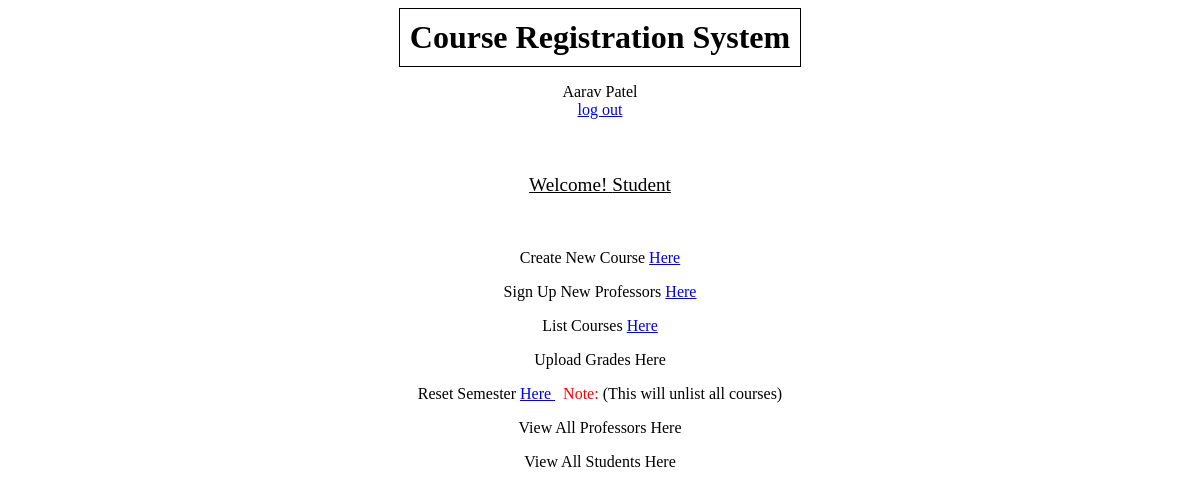
The app's page /registrarHome/ (signed in) with its own data.
### authentication/models.py (models this page shows)
class User(AbstractUser):
    PROFESSOR = 'Professor'
    STUDENT = 'Student'
    REGISTRAR='Registrar'
    ROLE_CHOICES = (
        (PROFESSOR, 'Professor'),
        (STUDENT, 'Student'),
        (REGISTRAR, 'Registrar'),
    )
    role = models.CharField(max_length=30, choices=ROLE_CHOICES, default='Student')
    email = models.EmailField(unique=True)
    username=None
    USERNAME_FIELD = 'email'
    registration_status=models.BooleanField(default=False)
    REQUIRED_FIELDS = []
    first_name = models.CharField(max_length=20)
    last_name = models.CharField(max_length=20)
    course_count=models.IntegerField(default=0)
    objects = CustomUserManager()

### registrar/views.py (the view)
# urls.py: path('registrarHome/', registrar.views.registrar_home, name='registrarHome'),
@login_required
def registrar_home(request):
    return render(request, 'registrar/registrar_home.html')

### templates/registrar/registrar_home.html (shortened to what this page needs)
{% extends 'base.html' %}
{% block content %}
<p style="text-align: center; font-size: larger;"><u>Welcome! {{request.user.role}}</u></p>
<br>
    <p> Create New Course <a href="{% url 'createCourse' %}"> Here </a></p>
    <p>Sign Up New Professors <a href="{% url 'profSignUp' %}"> Here </a> </p>
    <p>List Courses <a href="{% url 'uploadCourse' %}"> Here </a> </p>
    <p>Upload Grades <a> Here </a></p>
    <p>Reset Semester <a href="{% url 'resetSemester' %}" onclick="return confirmSubmit()"> Here </a> <span style="display: inline; color: red;">&nbsp;&nbsp;Note:</span> (This will unlist all courses)</p>
    <p>View All Professors <a> Here </a></p>
    <p>View All Students <a> Here </a> </p>
{% endblock content %}

### templates/base.html (shortened to what this page needs)
<!DOCTYPE html>
<html lang="en">
    <head>
    </head>
    <body>
        <h1>Course Registration System</h1>
        {%  if user.is_authenticated %}
            <p>
                {{user.first_name}} {{user.last_name}}<br><a href="{% url 'logout' %}">log out</a>
                <br><br><br>
            </p>
        {% endif %}
        {% block content %} {% endblock content %}
    </body>
</html>

### templates/base.html (style rules this page uses)
body { text-align: center; }
h1 { display: inline-block; border: 1px solid black; padding: 10px; margin: 0 auto; }

### records on screen
User: first_name "Aarav", last_name "Patel", user.role "Student"
